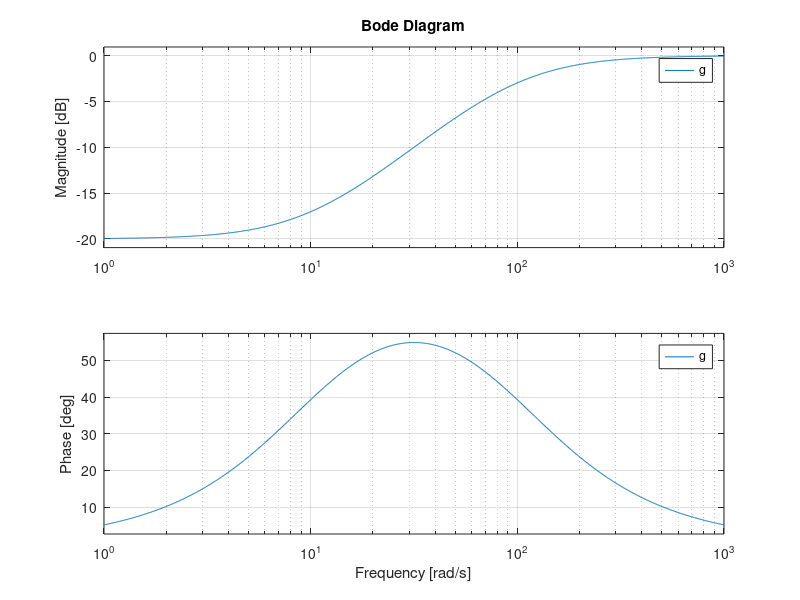
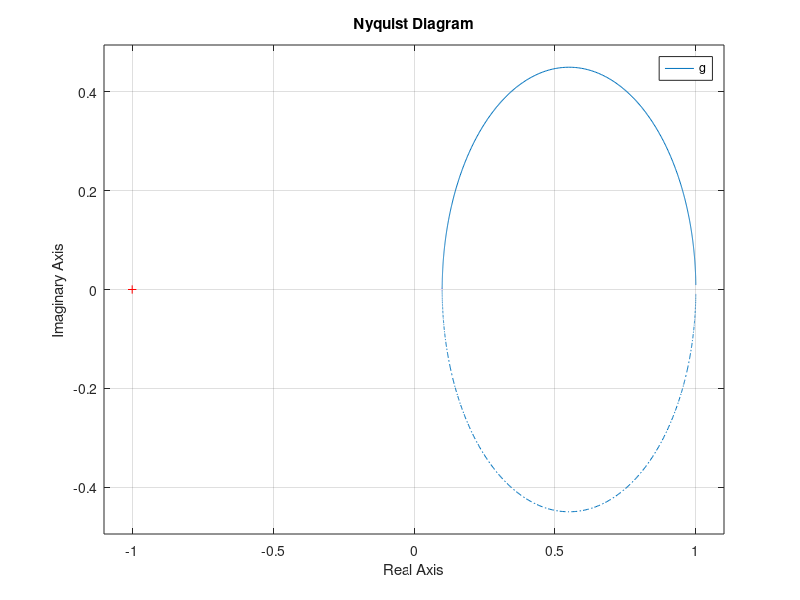
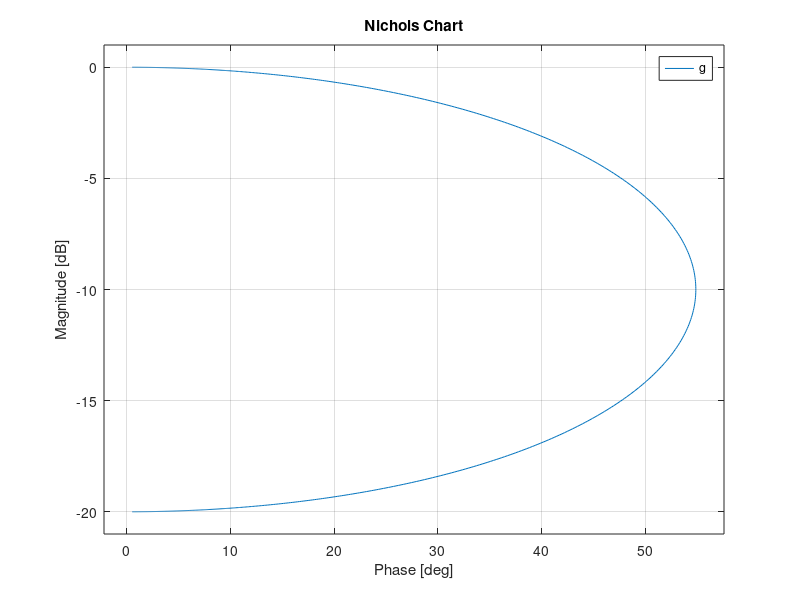

These charts were generated, in order, by the following MATLAB code:
clear all; close all; clc;

%% q5
s=zpk('s');
g= (s+10)/((s+100))
figure
bode(g)
grid on;
figure
nyquist(g)
grid on;
figure
nichols(g)
grid on;
hold on;
%%
